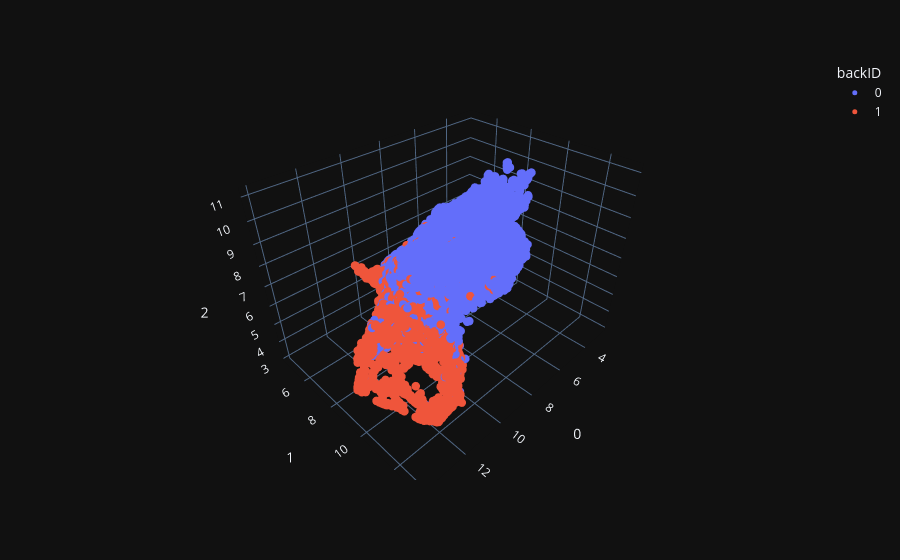

Write notebook code for a chart like this one.
### Code cell
umap_3d = UMAP(n_components=3)

proj_3d = umap_3d.fit_transform(repre_reshape_wd)

fig_3d = px.scatter_3d(
    proj_3d, x=0, y=1, z=2,
    color=label_concat_vote.astype(str),  
    labels={'color': 'backID'}
)
fig_3d.update_traces(marker_size=5)

fig_3d.show()

### Figure 1 — Plotly figure (JSON) as saved in the notebook; plotly's stock layout.template omitted (floating-point values rounded to 4 significant figures; data arrays with more than 128 entries replaced by an {"elided": "..."} marker saying what was removed)
{"data": [{"hovertemplate": "backID=0<br>0=%{x}<br>1=%{y}<br>2=%{z}<extra></extra>", "legendgroup": "0", "marker": {"color": "#636efa", "symbol": "circle", "size": 5}, "mode": "markers", "name": "0", "scene": "scene", "showlegend": true, "x": {"elided": "7695 float values"}, "y": {"elided": "7695 float values"}, "z": {"elided": "7695 float values"}, "type": "scatter3d"}, {"hovertemplate": "backID=1<br>0=%{x}<br>1=%{y}<br>2=%{z}<extra></extra>", "legendgroup": "1", "marker": {"color": "#EF553B", "symbol": "circle", "size": 5}, "mode": "markers", "name": "1", "scene": "scene", "showlegend": true, "x": {"elided": "4504 float values"}, "y": {"elided": "4504 float values"}, "z": {"elided": "4504 float values"}, "type": "scatter3d"}], "layout": {"scene": {"domain": {"x": [0.0, 1.0], "y": [0.0, 1.0]}, "xaxis": {"title": {"text": "0"}}, "yaxis": {"title": {"text": "1"}}, "zaxis": {"title": {"text": "2"}}}, "legend": {"title": {"text": "backID"}, "tracegroupgap": 0}, "margin": {"t": 60}}}
